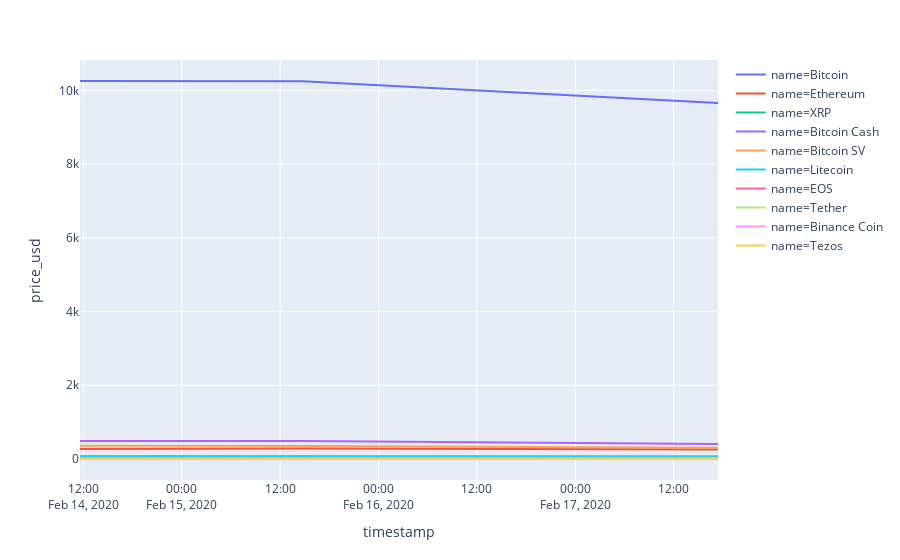

Here is the notebook cell this chart was saved with:
### Code cell
px.line(df_top10, x='timestamp', y='price_usd', color='name')
